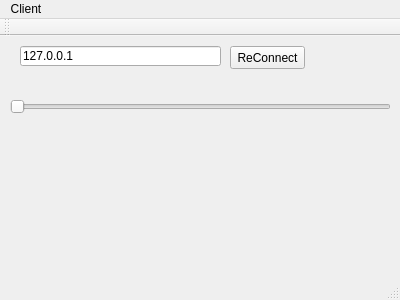
<?xml version="1.0" encoding="UTF-8"?>
<ui version="4.0">
 <class>MainWindow</class>
 <widget class="QMainWindow" name="MainWindow">
  <property name="geometry">
   <rect>
    <x>0</x>
    <y>0</y>
    <width>400</width>
    <height>300</height>
   </rect>
  </property>
  <property name="windowTitle">
   <string>MainWindow</string>
  </property>
  <widget class="QWidget" name="centralWidget">
   <widget class="QSlider" name="horizontalSlider">
    <property name="geometry">
     <rect>
      <x>10</x>
      <y>60</y>
      <width>381</width>
      <height>21</height>
     </rect>
    </property>
    <property name="orientation">
     <enum>Qt::Horizontal</enum>
    </property>
   </widget>
   <widget class="QPushButton" name="pushButton">
    <property name="geometry">
     <rect>
      <x>230</x>
      <y>10</y>
      <width>75</width>
      <height>23</height>
     </rect>
    </property>
    <property name="text">
     <string>ReConnect</string>
    </property>
   </widget>
   <widget class="QLineEdit" name="lineEdit">
    <property name="geometry">
     <rect>
      <x>20</x>
      <y>10</y>
      <width>201</width>
      <height>20</height>
     </rect>
    </property>
    <property name="text">
     <string>127.0.0.1</string>
    </property>
   </widget>
  </widget>
  <widget class="QMenuBar" name="menuBar">
   <property name="geometry">
    <rect>
     <x>0</x>
     <y>0</y>
     <width>400</width>
     <height>21</height>
    </rect>
   </property>
   <widget class="QMenu" name="menuClient">
    <property name="title">
     <string>Client</string>
    </property>
   </widget>
   <addaction name="menuClient"/>
  </widget>
  <widget class="QToolBar" name="mainToolBar">
   <attribute name="toolBarArea">
    <enum>TopToolBarArea</enum>
   </attribute>
   <attribute name="toolBarBreak">
    <bool>false</bool>
   </attribute>
  </widget>
  <widget class="QStatusBar" name="statusBar"/>
 </widget>
 <layoutdefault spacing="6" margin="11"/>
 <resources/>
 <connections/>
</ui>
